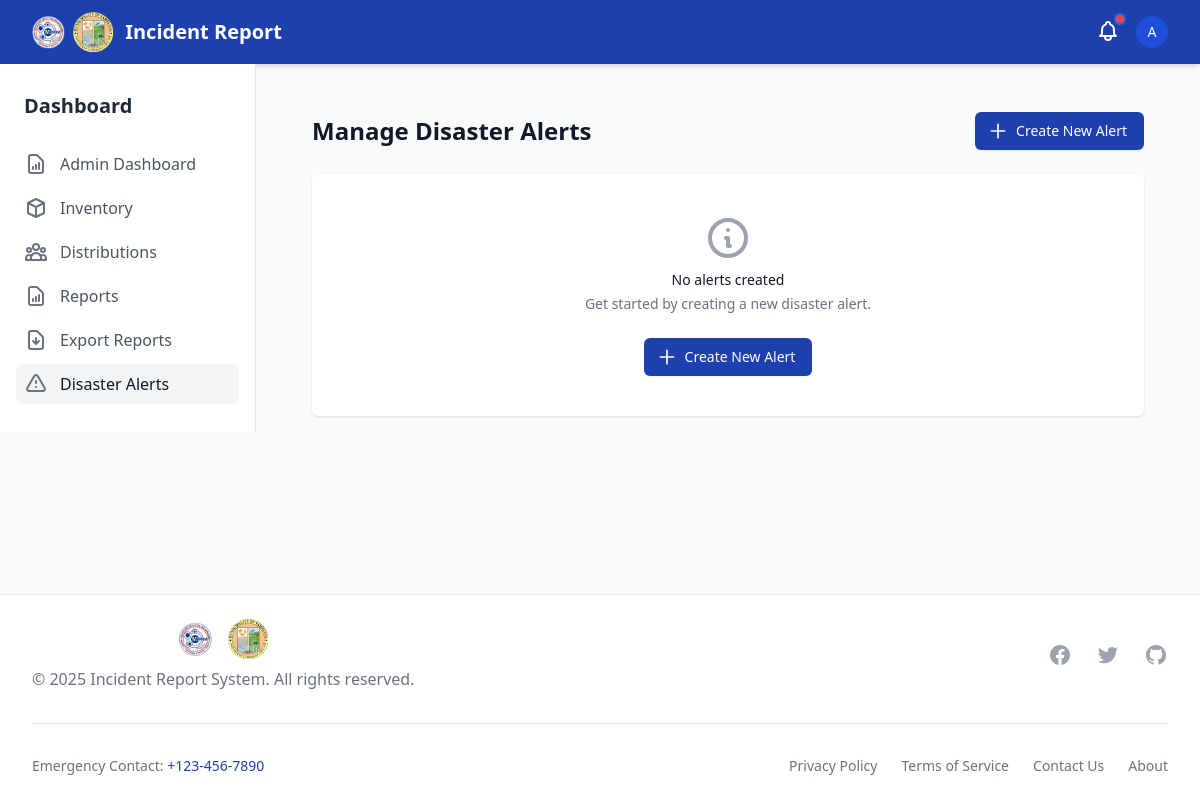
The page /alerts/manage/ (signed in) on the database as committed earlier.
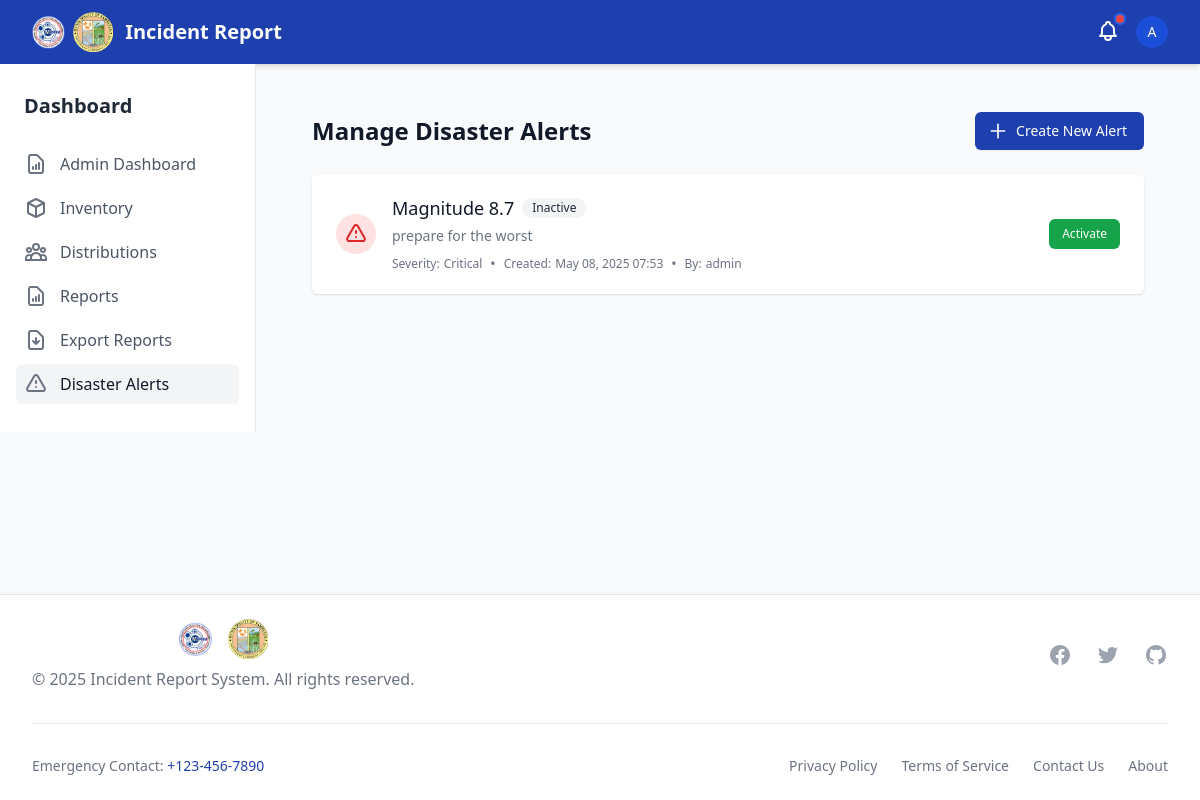
The same page on the database as committed later.
### disaster_aid/models.py (models this page shows, shortened)
class DisasterAlert(models.Model):
    SEVERITY_CHOICES = (
        ('low', 'Low'),
        ('medium', 'Medium'),
        ('high', 'High'),
        ('critical', 'Critical'),
    )
    title = models.CharField(max_length=255)
    message = models.TextField()
    severity = models.CharField(max_length=20, choices=SEVERITY_CHOICES, default='medium')
    created_by = models.ForeignKey(User, on_delete=models.CASCADE, related_name='created_alerts')
    created_at = models.DateTimeField(default=timezone.now)
    is_active = models.BooleanField(default=True)
    class Meta:
        ordering = ['-created_at']

### disaster_aid/views.py (the view)
# urls.py: path('alerts/manage/', manage_alerts, name='manage_alerts'),
@login_required
def manage_alerts(request):
    if not request.user.is_staff:
        messages.error(request, "You are not authorized to manage disaster alerts.")
        return redirect('dashboard')
    alerts = DisasterAlert.objects.all().order_by('-created_at')
    return render(request, 'admin/manage_alerts.html', {'alerts': alerts})

### templates/admin/manage_alerts.html (shortened to what the changed rows need)
{% extends 'base.html' %}
{% block content %}
<div class="py-6">
    <div class="max-w-7xl mx-auto px-4 sm:px-6 lg:px-8">
        <div class="flex justify-between items-center">
            <h1 class="text-2xl font-semibold text-gray-900">Manage Disaster Alerts</h1>
        </div>
        <div class="mt-6 bg-white shadow overflow-hidden sm:rounded-md">
            {% if alerts %}
            <ul class="divide-y divide-gray-200">
                {% for alert in alerts %}
                <li class="">
                    <div class="px-4 py-5 sm:px-6">
                        <div class="flex items-center justify-between">
                            <div class="flex items-center">
                                <div class="flex-shrink-0">
                                    {% if alert.severity == 'critical' %}
                                    <span class="inline-flex items-center justify-center h-10 w-10 rounded-full bg-red-100">
                                    </span>
                                    {% endif %}
                                </div>
                                <div class="ml-4">
                                    <h3 class="text-lg font-medium text-gray-900 flex items-center">
                                        {{ alert.title }}
                                        {% if alert.is_active %}
                                        <span class="ml-2 inline-flex items-center px-2.5 py-0.5 rounded-full text-xs font-medium bg-green-100 text-green-800">
                                            Active
                                        </span>
                                        {% else %}
                                        <span class="ml-2 inline-flex items-center px-2.5 py-0.5 rounded-full text-xs font-medium bg-gray-100 text-gray-800">
                                            Inactive
                                        </span>
                                        {% endif %}
                                    </h3>
                                    <p class="mt-1 text-sm text-gray-500">
                                        {{ alert.message }}
                                    </p>
                                    <div class="mt-2 flex items-center text-sm text-gray-500">
                                        <span class="inline-flex items-center text-xs">
                                            Severity: <span class="ml-1 font-medium">{{ alert.get_severity_display }}</span>
                                        </span>
                                        <span class="mx-2">•</span>
                                        <span class="inline-flex items-center text-xs">
                                            Created: <span class="ml-1">{{ alert.created_at|date:"M d, Y H:i" }}</span>
                                        </span>
                                        <span class="mx-2">•</span>
                                        <span class="inline-flex items-center text-xs">
                                            By: <span class="ml-1">{{ alert.created_by.username }}</span>
                                        </span>
                                    </div>
                                </div>
                            </div>
                            <div class="flex space-x-2">
                                {% if alert.is_active %}
                                <form method="post" action="{% url 'deactivate_alert' alert.id %}">
                                    {% csrf_token %}
                                    <button type="submit" class="inline-flex items-center px-3 py-1.5 border border-transparent text-xs font-medium rounded-md text-white bg-red-600 hover:bg-red-700 focus:outline-none focus:ring-2 focus:ring-offset-2 focus:ring-red-500">
                                        Deactivate
                                    </button>
                                </form>
                                {% else %}
                                <form method="post" action="{% url 'activate_alert' alert.id %}">
                                    <button type="submit" class="inline-flex items-center px-3 py-1.5 border border-transparent text-xs font-medium rounded-md text-white bg-green-600 hover:bg-green-700 focus:outline-none focus:ring-2 focus:ring-offset-2 focus:ring-green-500">
                                        Activate
                                    </button>
                                </form>
                                {% endif %}
                            </div>
                        </div>
                    </div>
                </li>
                {% endfor %}
            </ul>
            {% else %}
            <div class="px-4 py-10 text-center">
                <svg class="mx-auto h-12 w-12 text-gray-400" xmlns="http://www.w3.org/2000/svg" fill="none" viewBox="0 0 24 24" stroke="currentColor">
                    <path stroke-linecap="round" stroke-linejoin="round" stroke-width="2" d="M13 16h-1v-4h-1m1-4h.01M21 12a9 9 0 11-18 0 9 9 0 0118 0z" />
                </svg>
                <h3 class="mt-2 text-sm font-medium text-gray-900">No alerts created</h3>
                <p class="mt-1 text-sm text-gray-500">Get started by creating a new disaster alert.</p>
                <div class="mt-6">
                    <a href="{% url 'create_alert' %}" class="inline-flex items-center px-4 py-2 border border-transparent shadow-sm text-sm font-medium rounded-md text-white bg-primary hover:bg-blue-700 focus:outline-none focus:ring-2 focus:ring-offset-2 focus:ring-primary">
                        <svg class="-ml-1 mr-2 h-5 w-5" xmlns="http://www.w3.org/2000/svg" fill="none" viewBox="0 0 24 24" stroke="currentColor">
                            <path stroke-linecap="round" stroke-linejoin="round" stroke-width="2" d="M12 4v16m8-8H4" />
                        </svg>
                        Create New Alert
                    </a>
                </div>
            </div>
            {% endif %}
        </div>
    </div>
</div>
{% endblock %}

Rows that differ between the two databases and show on the page:
added DisasterAlert: title "Magnitude 8.7", is_active "Inactive", message "prepare for the worst", severity "Critical", created_at "May 08, 2025 07:53", created_by.username "admin"
Other text that changed with them:
text no longer shown: "No alerts created Get started by creating a new disaster alert. Create New Alert"
